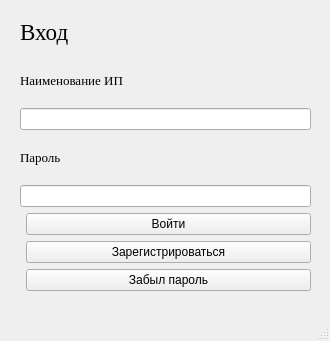
<?xml version="1.0" encoding="UTF-8"?>
<ui version="4.0">
 <class>MainWindow</class>
 <widget class="QMainWindow" name="MainWindow">
  <property name="geometry">
   <rect>
    <x>0</x>
    <y>0</y>
    <width>330</width>
    <height>341</height>
   </rect>
  </property>
  <property name="windowTitle">
   <string>MainWindow</string>
  </property>
  <widget class="QWidget" name="centralwidget">
   <widget class="QWidget" name="verticalLayoutWidget">
    <property name="geometry">
     <rect>
      <x>20</x>
      <y>10</y>
      <width>291</width>
      <height>281</height>
     </rect>
    </property>
    <layout class="QVBoxLayout" name="verticalLayout">
     <item>
      <widget class="QLabel" name="ENTER">
       <property name="font">
        <font>
         <family>Georgia</family>
         <pointsize>17</pointsize>
        </font>
       </property>
       <property name="text">
        <string>Вход</string>
       </property>
      </widget>
     </item>
     <item>
      <widget class="QLabel" name="PrintName">
       <property name="font">
        <font>
         <family>Georgia</family>
         <pointsize>10</pointsize>
        </font>
       </property>
       <property name="text">
        <string>Наименование ИП</string>
       </property>
      </widget>
     </item>
     <item>
      <widget class="QLineEdit" name="Name"/>
     </item>
     <item>
      <widget class="QLabel" name="PrintPassword">
       <property name="font">
        <font>
         <family>Georgia</family>
         <pointsize>10</pointsize>
        </font>
       </property>
       <property name="text">
        <string>Пароль</string>
       </property>
      </widget>
     </item>
     <item>
      <widget class="QLineEdit" name="Password"/>
     </item>
     <item>
      <layout class="QFormLayout" name="formLayout">
       <item row="2" column="1">
        <widget class="QPushButton" name="RegisterButton">
         <property name="text">
          <string>Зарегистрироваться</string>
         </property>
        </widget>
       </item>
       <item row="1" column="1">
        <widget class="QPushButton" name="EnterButton">
         <property name="text">
          <string>Войти</string>
         </property>
        </widget>
       </item>
       <item row="3" column="1">
        <widget class="QPushButton" name="ForgotButton">
         <property name="text">
          <string>Забыл пароль</string>
         </property>
        </widget>
       </item>
      </layout>
     </item>
    </layout>
   </widget>
  </widget>
  <widget class="QMenuBar" name="menubar">
   <property name="geometry">
    <rect>
     <x>0</x>
     <y>0</y>
     <width>330</width>
     <height>26</height>
    </rect>
   </property>
  </widget>
  <widget class="QStatusBar" name="statusbar"/>
 </widget>
 <resources/>
 <connections/>
</ui>
